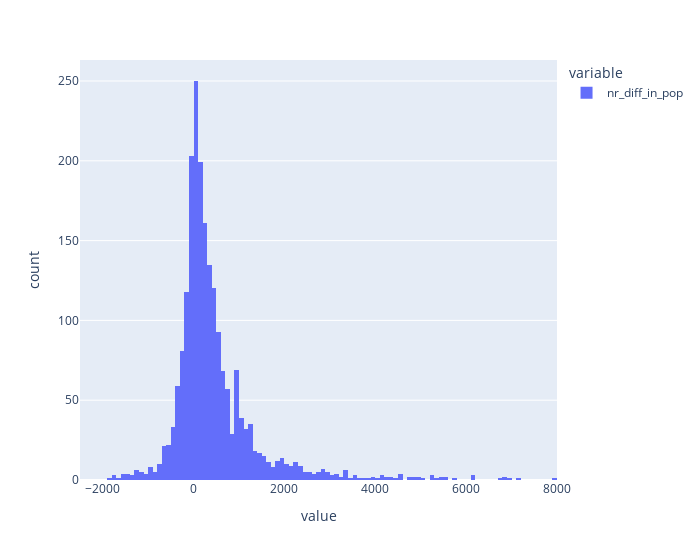

Notebook source saved alongside this figure:
### Code cell
fig = px.histogram(df_merged["nr_diff_in_pop"] ,width=700,nbins=300,range_x=[-2500, 8000])
fig.show()

### Figure 1 — Plotly figure (JSON) as saved in the notebook; plotly's stock layout.template omitted (floating-point values rounded to 4 significant figures; data arrays with more than 128 entries replaced by an {"elided": "..."} marker saying what was removed)
{"data": [{"alignmentgroup": "True", "bingroup": "x", "hovertemplate": "variable=nr_diff_in_pop<br>value=%{x}<br>count=%{y}<extra></extra>", "legendgroup": "nr_diff_in_pop", "marker": {"color": "#636efa", "pattern": {"shape": ""}}, "name": "nr_diff_in_pop", "nbinsx": 300, "offsetgroup": "nr_diff_in_pop", "orientation": "v", "showlegend": true, "type": "histogram", "x": {"elided": "2154 int values"}, "xaxis": "x", "yaxis": "y"}], "layout": {"barmode": "relative", "legend": {"title": {"text": "variable"}, "tracegroupgap": 0}, "margin": {"t": 60}, "width": 700, "xaxis": {"anchor": "y", "domain": [0, 1], "range": [-2500, 8000], "title": {"text": "value"}}, "yaxis": {"anchor": "x", "domain": [0, 1], "title": {"text": "count"}}}}
